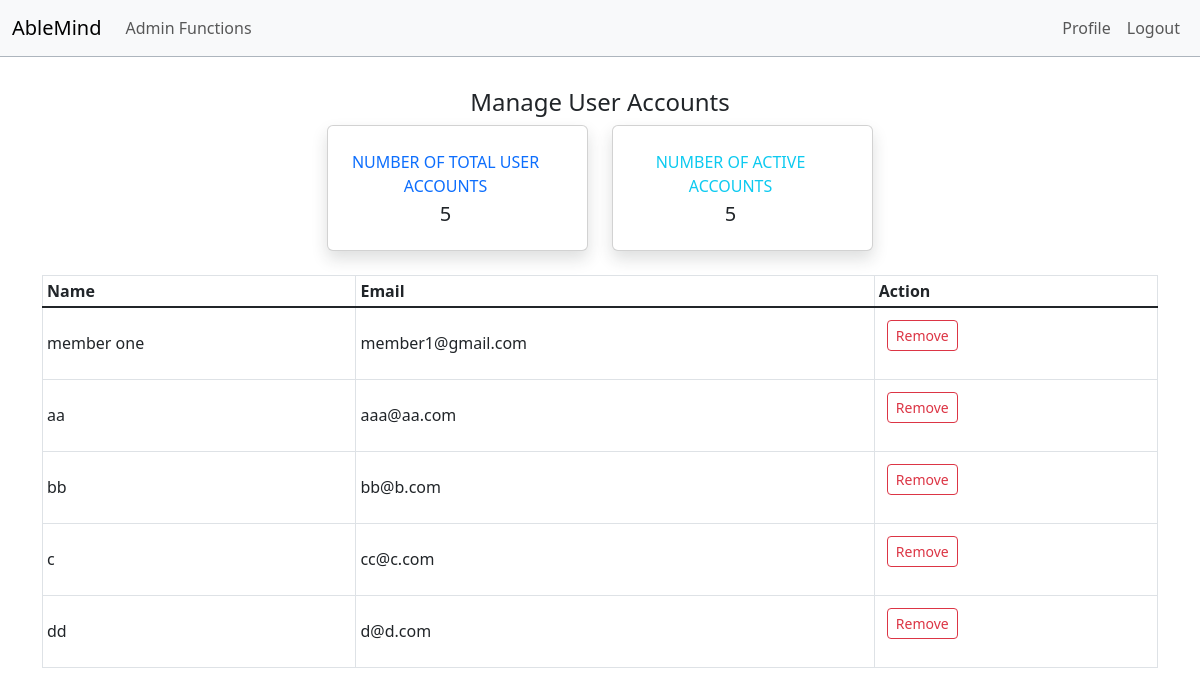
Before: /userAccountManagement.php with the older database file.
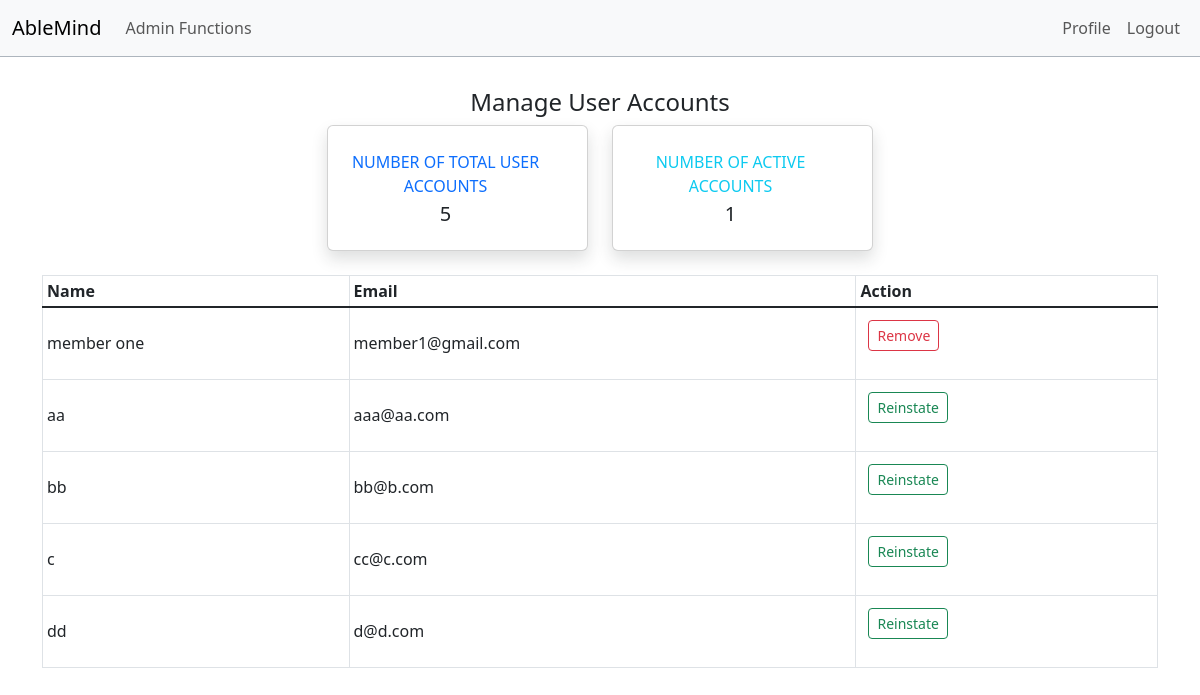
After: the same page with the newer database file.
### tables this page shows
CREATE TABLE `users` (
  `id` int(11) NOT NULL,
  `name` varchar(200) NOT NULL,
  `email` varchar(100) NOT NULL,
  `password` varchar(200) NOT NULL,
  `role` varchar(10) NOT NULL DEFAULT 'member',
  `profile_pic` varchar(250) NOT NULL DEFAULT 'default.jpg',
  `userStatus` varchar(10) NOT NULL DEFAULT 'active'
);

### userAccountManagement.php (the view, shortened to what this page needs)
<?php
require("project_connection.php");
require("navbar_admin.php");
try {
  $sql = "SELECT * FROM `users` where role= 'member'";
  $result = $db->query($sql);
  $rows = $result->fetchAll();
  $sql2 = "SELECT COUNT(*) FROM `users` where `userStatus` = 'active' AND role= 'member'";
  $countResult = $db->query($sql2);
  $count = $countResult->fetchColumn();
} catch (PDOException $e) {
  echo $e->getMessage();
  die();
}
?>
<!DOCTYPE html>
<html lang="en">
<head>
  <link href="./assets/dist/css/bootstrap.min.css" rel="stylesheet">
</head>
<body>
  <br><br><br>
  <div class='container-lg'>
    <h4 class="mt-3 mb-2 mx-auto text-center"> Manage User Accounts</h4>
    <div class="row">
      <div class="col-xl-3 col-md-6 mb-4 ms-auto">
        <div class="card border-left-primary shadow h-100 py-2">
          <div class="card-body">
            <div class="row no-gutters align-items-center">
              <div class="col mr-2">
                <div class="text-xs font-weight-bold text-primary text-uppercase mb-1 text-center">
                  Number of total User Accounts</div>
                <div class="h5 mb-0 font-weight-bold text-gray-800 text-center"><?php echo count($rows) ?> </div>
              </div>
            </div>
          </div>
        </div>
      </div>
      <div class="col-xl-3 col-md-6 mb-4 me-auto">
        <div class="card border-left-primary shadow h-100 py-2">
          <div class="card-body">
            <div class="row no-gutters align-items-center">
              <div class="col mr-2">
                <div class="text-xs font-weight-bold text-info text-uppercase mb-1 text-center">
                  Number of active accounts</div>
                <div class="h5 mb-0 font-weight-bold text-gray-800 text-center"><?php echo $count; ?> </div>
              </div>
            </div>
          </div>
        </div>
      </div>
      <div class="table-responsive text-center">
        <table class="table table-bordered table-sm">
          <thead>
            <tr>
              <th scope="col">Name</th>
              <th scope="col">Email</th>
              <th scope="col">Action</th>
            </tr>
          </thead>
          <tbody class="table-group-divider table align-middle">
            <?php
            foreach ($rows as $row) {
            ?>
              <tr>
                <td><?php echo $row['name']; ?></td>
                <td style="white-space: pre-line;"><?php echo $row['email']; ?></td>
                <td>
                  <form>
                    <?php
                    if ($row['userStatus'] == 'active')
                      echo "<input type='submit' name='removeUser' class='btn btn-outline-danger btn-sm' value='Remove'/>";
                    else
                      echo "<input type='submit' name='reinstateUser' class='btn btn-outline-success btn-sm' value='Reinstate'/>";
                    ?>
                  </form>
                </td>
              </tr>
            <?php
            }
            ?>
          </tbody>
        </table>
      </div>
    </div>
  </div>
</body>
</html>

Changed rows visible on the page:
changed users "aa": reinstateUser (not shown) → "Reinstate"; removeUser "Remove" → (not shown)
changed users "bb": reinstateUser (not shown) → "Reinstate"; removeUser "Remove" → (not shown)
changed users "cc@c.com": reinstateUser (not shown) → "Reinstate"; removeUser "Remove" → (not shown)
changed users "dd": reinstateUser (not shown) → "Reinstate"; removeUser "Remove" → (not shown)
Other visible differences:
$count: "5" → "1"
